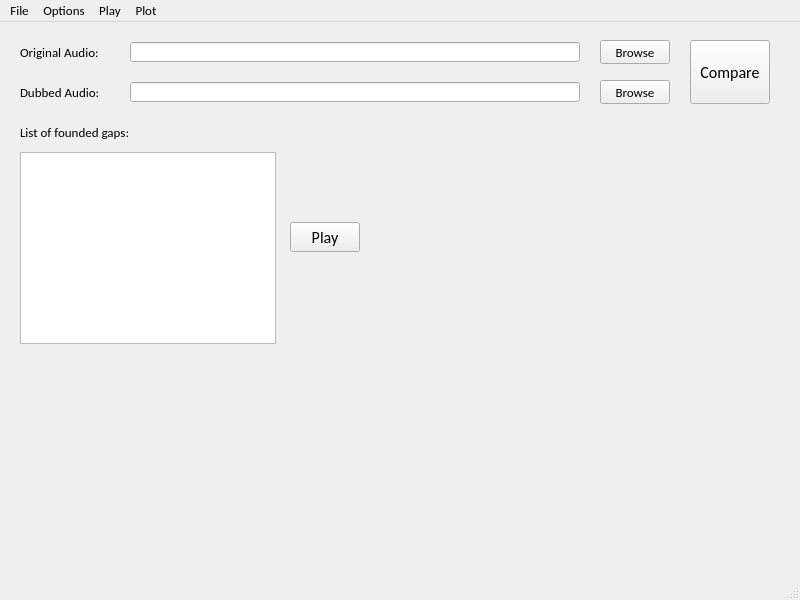
<?xml version="1.0" encoding="UTF-8"?>
<ui version="4.0">
 <class>MainWindow</class>
 <widget class="QMainWindow" name="MainWindow">
  <property name="geometry">
   <rect>
    <x>0</x>
    <y>0</y>
    <width>800</width>
    <height>600</height>
   </rect>
  </property>
  <property name="font">
   <font>
    <family>Calibri</family>
    <pointsize>10</pointsize>
   </font>
  </property>
  <property name="windowTitle">
   <string>Aucom</string>
  </property>
  <widget class="QWidget" name="centralwidget">
   <widget class="QLabel" name="label_Original">
    <property name="geometry">
     <rect>
      <x>20</x>
      <y>20</y>
      <width>100</width>
      <height>20</height>
     </rect>
    </property>
    <property name="font">
     <font>
      <family>Calibri</family>
      <pointsize>10</pointsize>
     </font>
    </property>
    <property name="text">
     <string>Original Audio:</string>
    </property>
   </widget>
   <widget class="QLabel" name="label_Dub">
    <property name="geometry">
     <rect>
      <x>20</x>
      <y>60</y>
      <width>100</width>
      <height>20</height>
     </rect>
    </property>
    <property name="font">
     <font>
      <family>Calibri</family>
      <pointsize>10</pointsize>
     </font>
    </property>
    <property name="text">
     <string>Dubbed Audio:</string>
    </property>
   </widget>
   <widget class="QLineEdit" name="lineEdit_Original">
    <property name="geometry">
     <rect>
      <x>130</x>
      <y>20</y>
      <width>450</width>
      <height>20</height>
     </rect>
    </property>
   </widget>
   <widget class="QLineEdit" name="lineEdit_Dub">
    <property name="geometry">
     <rect>
      <x>130</x>
      <y>60</y>
      <width>450</width>
      <height>20</height>
     </rect>
    </property>
   </widget>
   <widget class="QPushButton" name="pushButton_Original">
    <property name="geometry">
     <rect>
      <x>600</x>
      <y>18</y>
      <width>70</width>
      <height>24</height>
     </rect>
    </property>
    <property name="font">
     <font>
      <family>Calibri</family>
      <pointsize>10</pointsize>
     </font>
    </property>
    <property name="statusTip">
     <string>Browse original audio file</string>
    </property>
    <property name="text">
     <string>Browse</string>
    </property>
   </widget>
   <widget class="QPushButton" name="pushButton_Dub">
    <property name="geometry">
     <rect>
      <x>600</x>
      <y>58</y>
      <width>70</width>
      <height>24</height>
     </rect>
    </property>
    <property name="font">
     <font>
      <family>Calibri</family>
      <pointsize>10</pointsize>
     </font>
    </property>
    <property name="statusTip">
     <string>Browse dubbed audio file</string>
    </property>
    <property name="text">
     <string>Browse</string>
    </property>
   </widget>
   <widget class="QPushButton" name="pushButton_Compare">
    <property name="geometry">
     <rect>
      <x>690</x>
      <y>18</y>
      <width>80</width>
      <height>64</height>
     </rect>
    </property>
    <property name="font">
     <font>
      <family>Calibri</family>
      <pointsize>12</pointsize>
     </font>
    </property>
    <property name="statusTip">
     <string>Import audio files and compare them to find gaps </string>
    </property>
    <property name="text">
     <string>Compare</string>
    </property>
   </widget>
   <widget class="QLabel" name="label_Gaps">
    <property name="geometry">
     <rect>
      <x>20</x>
      <y>100</y>
      <width>120</width>
      <height>20</height>
     </rect>
    </property>
    <property name="text">
     <string>List of founded gaps:</string>
    </property>
   </widget>
   <widget class="QListWidget" name="listWidget_Gaps">
    <property name="geometry">
     <rect>
      <x>20</x>
      <y>130</y>
      <width>256</width>
      <height>192</height>
     </rect>
    </property>
   </widget>
   <widget class="QPushButton" name="pushButton_Play">
    <property name="geometry">
     <rect>
      <x>290</x>
      <y>200</y>
      <width>70</width>
      <height>30</height>
     </rect>
    </property>
    <property name="font">
     <font>
      <family>Calibri</family>
      <pointsize>12</pointsize>
     </font>
    </property>
    <property name="statusTip">
     <string>Play specific part of original audio file</string>
    </property>
    <property name="text">
     <string>Play</string>
    </property>
   </widget>
   <widget class="QLabel" name="label_Progress">
    <property name="geometry">
     <rect>
      <x>600</x>
      <y>100</y>
      <width>180</width>
      <height>20</height>
     </rect>
    </property>
    <property name="statusTip">
     <string/>
    </property>
    <property name="text">
     <string/>
    </property>
   </widget>
  </widget>
  <widget class="QMenuBar" name="menubar">
   <property name="geometry">
    <rect>
     <x>0</x>
     <y>0</y>
     <width>800</width>
     <height>20</height>
    </rect>
   </property>
   <widget class="QMenu" name="menuOptions">
    <property name="title">
     <string>Options</string>
    </property>
    <addaction name="actionSet_parameters"/>
   </widget>
   <widget class="QMenu" name="menuFile">
    <property name="title">
     <string>File</string>
    </property>
    <widget class="QMenu" name="menuImport">
     <property name="title">
      <string>Import</string>
     </property>
     <addaction name="actionOriginal"/>
     <addaction name="actionDub"/>
    </widget>
    <addaction name="menuImport"/>
    <addaction name="actionExport"/>
   </widget>
   <widget class="QMenu" name="menuPlay">
    <property name="title">
     <string>Play</string>
    </property>
    <addaction name="action_OriginalAudio"/>
    <addaction name="action_DubbedAudio"/>
   </widget>
   <widget class="QMenu" name="menuPlot">
    <property name="title">
     <string>Plot</string>
    </property>
    <addaction name="actionOriginal_Audio"/>
    <addaction name="actionDubbed_Audio"/>
   </widget>
   <addaction name="menuFile"/>
   <addaction name="menuOptions"/>
   <addaction name="menuPlay"/>
   <addaction name="menuPlot"/>
  </widget>
  <widget class="QStatusBar" name="statusbar"/>
  <action name="actionImport_Audio_files">
   <property name="text">
    <string>Import audio files</string>
   </property>
  </action>
  <action name="actionOriginal_Sound_Wave">
   <property name="text">
    <string>Original Sound Wave</string>
   </property>
  </action>
  <action name="actionOriginal">
   <property name="text">
    <string>Original</string>
   </property>
  </action>
  <action name="actionDub">
   <property name="text">
    <string>Dub</string>
   </property>
  </action>
  <action name="actionExport">
   <property name="text">
    <string>Export</string>
   </property>
   <property name="statusTip">
    <string>Export list of founded gaps</string>
   </property>
  </action>
  <action name="action_OriginalAudio">
   <property name="text">
    <string>Original audio</string>
   </property>
  </action>
  <action name="action_DubbedAudio">
   <property name="text">
    <string>Dubbed audio</string>
   </property>
   <property name="shortcut">
    <string>S</string>
   </property>
  </action>
  <action name="actionOriginal_Audio">
   <property name="text">
    <string>Original audio</string>
   </property>
  </action>
  <action name="actionDubbed_Audio">
   <property name="text">
    <string>Dubbed audio</string>
   </property>
  </action>
  <action name="actionSet_parameters">
   <property name="text">
    <string>Parameters</string>
   </property>
  </action>
 </widget>
 <resources/>
 <connections/>
</ui>
